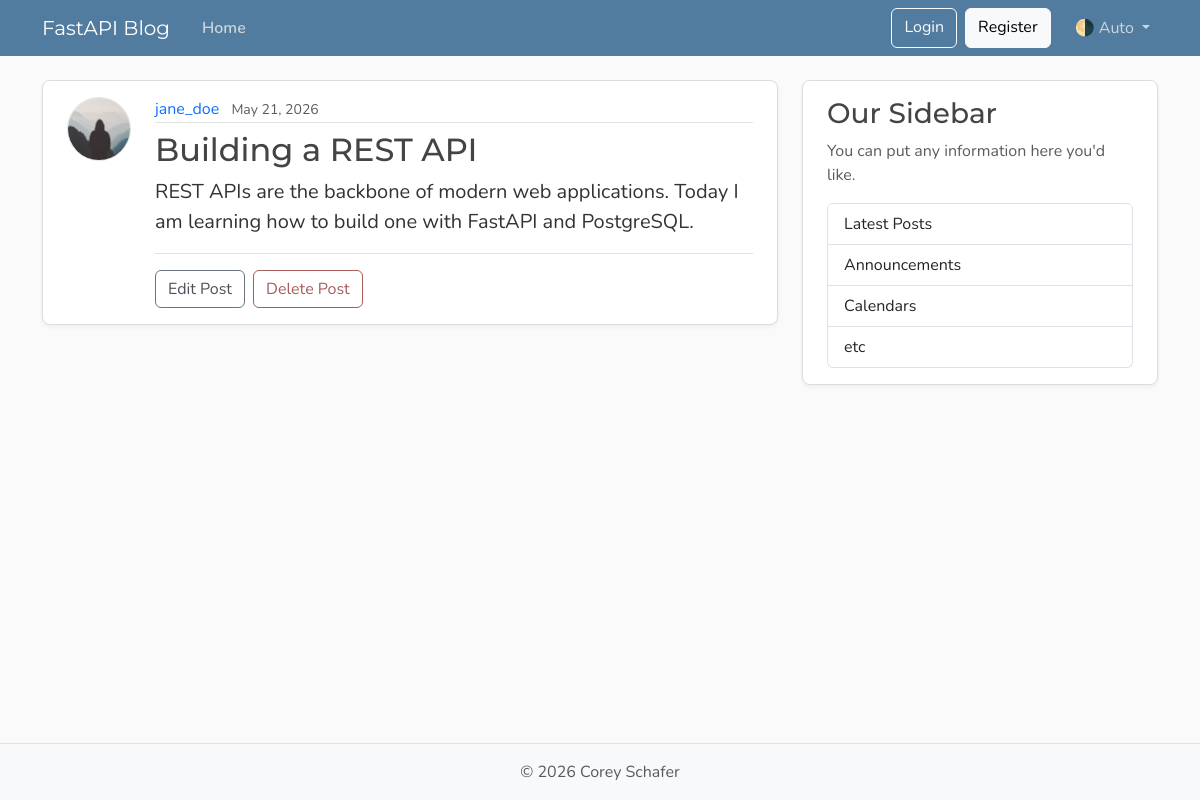
The app's page /posts/2, older data.
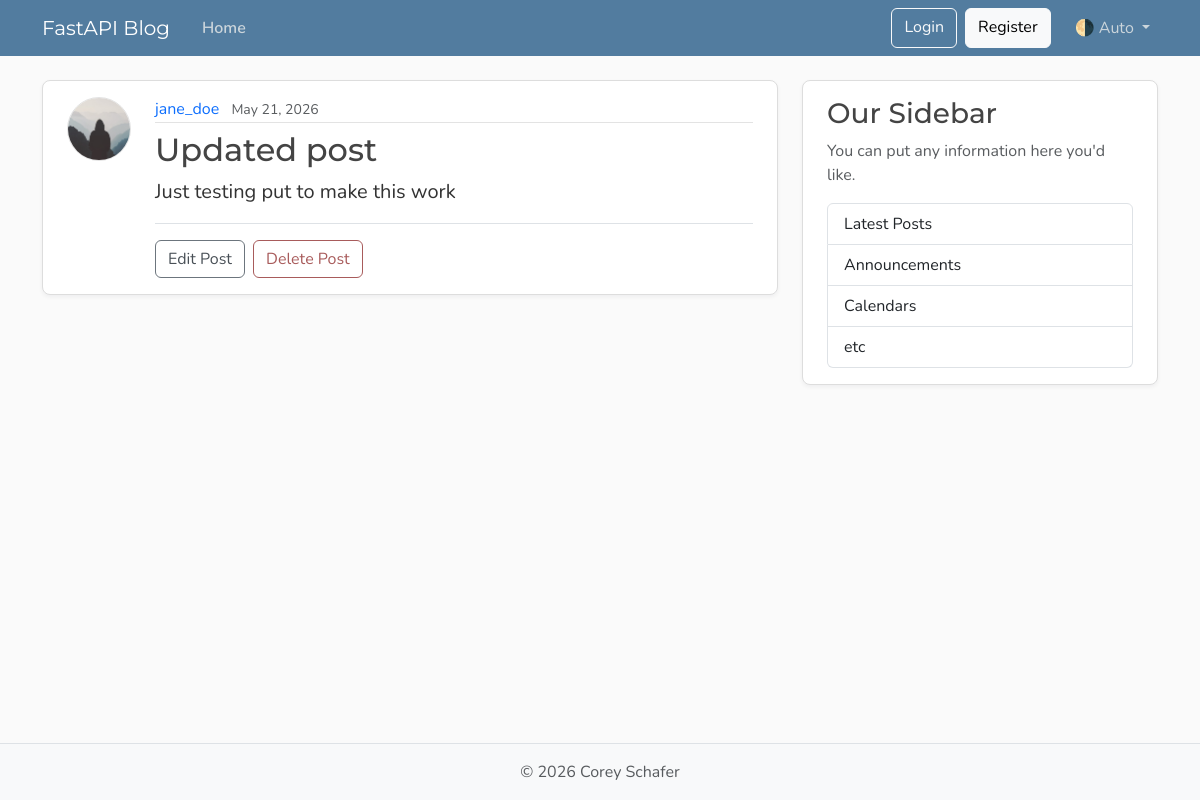
The same page, newer data.
### BasicBlog/app/models.py (models this page shows)
class Post(Base):
    __tablename__ = "posts"
    id: Mapped[int] = mapped_column(Integer, primary_key=True, index=True)
    title: Mapped[str] = mapped_column(String(100), nullable=False)
    content: Mapped[str] = mapped_column(Text, nullable=False)
    user_id: Mapped[int] = mapped_column(
                                Integer,
                                ForeignKey("users.id", ondelete="CASCADE"),
                                nullable=False,
                                index=True
                            )
    date_posted: Mapped[datetime] = mapped_column(
                                       DateTime(timezone=True),
                                       default=lambda: datetime.now(UTC)
                                    )
    updated_at: Mapped[datetime] = mapped_column(
                                      DateTime(timezone=True),
                                      default=lambda: datetime.now(UTC),
                                      onupdate=lambda: datetime.now(UTC)
                                    )
    author: Mapped[User] = relationship(back_populates="posts")

### BasicBlog/app/main.py (the view)
@app.get("/posts/{post_id}", include_in_schema=False, name="post")
def post_page(request: Request, post_id: int, db: Annotated[Session, Depends(get_db)]):
    result = db.execute(select(models.Post).where(models.Post.id == post_id))
    post = result.scalars().first()
    if post:
        return templates.TemplateResponse(
            request,
            "post.html",
            context= {
                "post": post,
                "title": post.title[:50]
            }
        )
    raise HTTPException(status_code=status.HTTP_404_NOT_FOUND, detail="Post not found")

### BasicBlog/templates/post.html (shortened to what this page needs)
{% extends "layout.html" %}
{% block content %}
  <article class="content-section py-3 px-4 mb-4">
    <div class="d-flex align-items-start gap-4">
      <img class="rounded-circle article-img flex-shrink-0"
           src="{{ url_for('static', path='profile_pics/default.jpg') }}"
           alt="{{ post.author }}'s profile picture"
           width="64"
           height="64"
           loading="lazy">
      <div class="flex-grow-1">
        <div class="article-metadata mb-2">
          <a class="me-2" href="#">{{ post.author }}</a>
          <small class="text-body-secondary">{{ post.date_posted |format_date }}</small>
        </div>
        <h2 class="article-title">{{ post.title }}</h2>
        <p class="article-content">{{ post.content }}</p>
        <div class="post-actions mt-3 pt-3 border-top">
          <a class="btn btn-outline-secondary me-1" href="#">Edit Post</a>
          <button type="button"
                  class="btn btn-outline-danger"
                  data-bs-toggle="modal"
                  data-bs-target="#deleteModal">Delete Post</button>
        </div>
      </div>
    </div>
  </article>
{% endblock content %}

Row changes from the older to the newer data that the page shows:
changed Post: title "Building a REST API" → "Updated post"; content "REST APIs are the backbone of modern web applications. Today I am learning how to build one with FastAPI and PostgreSQL." → "Just testing put to make this work"
